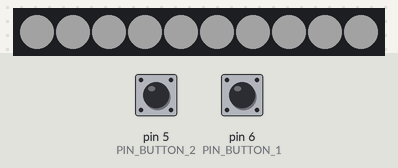
Bench run of a sketch on a simulated Arduino Nano, built with avr-gcc and run on an emulated ATmega328P. Shown: 10 RGB LEDs in strip order, left to right. The inputs (shaded band) are chosen by the test bench; at power-on: pin 5 (PIN_BUTTON_2) LOW, pin 6 (PIN_BUTTON_1) LOW. Dim RGB values are drawn brighter than linear; EEPROM starts erased.

Above: at 1.01 s.
1.3 s: pin 5 (PIN_BUTTON_2) pulled HIGH for 1 s
2.9 s: pin 6 (PIN_BUTTON_1) pulled HIGH for 3.2 s
At 6.3 s:
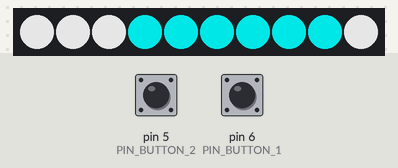
6.7 s: pin 5 (PIN_BUTTON_2) pulled HIGH for 0.15 s
At 7.22 s:
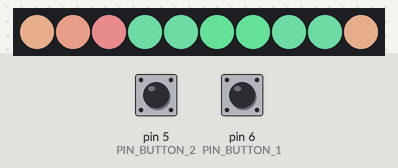
7.4 s: pin 6 (PIN_BUTTON_1) pulled HIGH for 0.15 s
At 7.83 s:
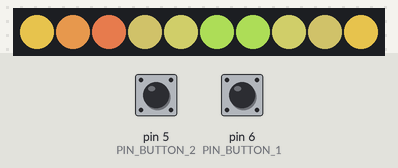
8.1 s: pin 6 (PIN_BUTTON_1) pulled HIGH for 1 s
At 9.36 s:
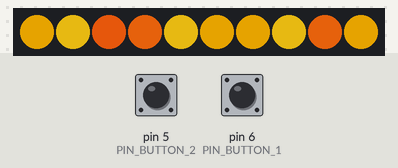
9.7 s: pin 5 (PIN_BUTTON_2) pulled HIGH for 0.15 s
At 11.22 s:
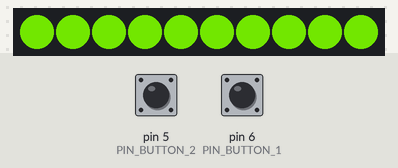
Timing chart, 0 to 11.4 s (numbered marks = the images above; inputs shaded):
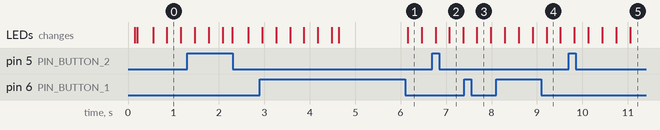

The sketch:

led_night_light.ino
```cpp
// (licence header left out)
#include <Arduino.h>
#include <Adafruit_NeoPixel.h>
#include <EEPROM.h>

/**
 * CONFIGURATION
 */

// Comment out this line to remove serial debugging
// #define SERIAL_DEBUG

// Buttons
#define PIN_BUTTON_1          6       // The button for changing color
#define PIN_BUTTON_2          5       // The button for changing mode
#define DEBOUNCE_DELAY        50      // A delay (ms) to wait to prevent phantom button presses

// LED Strip
#define PIN_LED_STRIP         7       // The GPIO Pin for the data line on the LED strip
#define NUM_LEDS              10      // The number of LEDs connected on the LED strip
#define LED_UPDATE_DELAY      8.3333  // 8.3333ms = ~120fps
#define LED_COLOR_GRADUATION  1       // How many color steps to graduate in a single update
#define PHASE_DURATION        1000    // How long each phase of a transition animation should last
#define LED_BRIGHTNESS_1      50      // LED Strip brightness level 1/5 (0-255)
#define LED_BRIGHTNESS_2      90      // LED Strip brightness level 2/5 (0-255)
#define LED_BRIGHTNESS_3      130     // LED Strip brightness level 3/5 (0-255)
#define LED_BRIGHTNESS_4      180     // LED Strip brightness level 4/5 (0-255)
#define LED_BRIGHTNESS_5      220     // LED Strip brightness level 5/5 (0-255)

// The various modes the light can be in
#define MODECOUNT 3               // Total number of modes available
#define MODE_UNIFIED 0            // All LEDs have the same color
#define MODE_COMPLEMENTARY 1      // Two solid complementary colors
#define MODE_RAIN 2               // Two cascading complementary colors


/**
 * Variables
 */

// A Simple struct type for describing RGB colors
struct RGB {
  byte r;
  byte g;
  byte b;
};

// Some variables for handling each of the buttons (arrays of 2 values)
byte btnPins[2] = {PIN_BUTTON_1, PIN_BUTTON_2};   // Just the Pins defined above in an array for each button
bool btnState[2] = {0, 0};                        // The current state of each button
bool lastBtnState[2] = {0, 0};                    // The previous state of each button
bool btnPressHandled[2] = {0, 0};                 // Whether the current read of a button should handle a button press
unsigned long lastBtnDebounceTime[2] = {0, 0};    // The last time a button debounce was checked
unsigned long btnDownStart[2] = {0, 0};           // The first moment in time a button press was detected

// Some variables for timing LED updates
unsigned long lastLEDUpdate = 0;      // The last time the LED strip was updated
unsigned long lastPhaseChange = 0;    // The last time the LED strip phase changed

// Convert the mode definitions into an array for iteration (i.e. cycling)
byte modes[MODECOUNT] = {
  MODE_UNIFIED,
  MODE_COMPLEMENTARY,
  MODE_RAIN
};

// Convert the brightness definitions into an array for iteration (i.e. cycling)
byte brightnessValues[5] = {
  LED_BRIGHTNESS_1,
  LED_BRIGHTNESS_2,
  LED_BRIGHTNESS_3,
  LED_BRIGHTNESS_4,
  LED_BRIGHTNESS_5,
};

// These are the colors the lights will cycle through
#define NUM_COLORS 8
RGB colors[NUM_COLORS] = {
  {255, 255, 255},  // White
  {255, 127, 0},    // Orange
  {255, 225, 0},    // Yellow
  {127, 255, 0},    // Lime Green
  {0, 255, 255},    // Aqua
  {127, 0, 255},    // Purple
  {230, 30, 110},   // Pink
  {255, 60, 40},    // Red
};

// These colors are the complementary colors for the primary colors
// Used in the complementary mode and the rain mode
RGB complementary_colors[NUM_COLORS] = {
  colors[4], // White: Aqua
  colors[2], // Orange: Yellow
  colors[7], // Yellow: Red
  colors[2], // Lime Green: Yellow
  colors[0], // Aqua: White
  colors[6], // Purple: Pink
  colors[5], // Pink: Purple
  colors[1], // Red: Orange
};

// The Complementary LED map tells the night light which LEDs are
// at the front and which LEDs are at the rear
#define COMPLEMENTARY_FRONT 0
#define COMPLEMENTARY_REAR 1
bool complementary_LED_map[NUM_LEDS] = {
  COMPLEMENTARY_FRONT,
  COMPLEMENTARY_FRONT,
  COMPLEMENTARY_FRONT,
  COMPLEMENTARY_REAR,
  COMPLEMENTARY_REAR,
  COMPLEMENTARY_REAR,
  COMPLEMENTARY_REAR,
  COMPLEMENTARY_REAR,
  COMPLEMENTARY_REAR,
  COMPLEMENTARY_FRONT
};

// The rain phase map indicates which LEDs have each phase of the rain
// animation. There are three phases (0-2) and each LED must be assigned a phase.
byte rain_phase_LED_map[NUM_LEDS] = { 0, 2, 1, 1, 2, 0, 0, 2, 1, 0 };

// The current mode that the light is in (Default = MODE_UNIFIED)
byte currentMode = MODE_UNIFIED;

// The input brightness level set by a button press (Default = Level 3)
byte inputBrightnessLevel = 3;

// The target brightness the code is aiming for (0-255)
byte targetBrightness = brightnessValues[inputBrightnessLevel];

// The actual brightness applied to the LEDs at the current time (0-255)
byte actualBrightness = brightnessValues[inputBrightnessLevel];

// The input color index set by a button press
int currentColorIndex = 0;

// The RGB color the code is aiming for based on the input color index
RGB targetColor[NUM_LEDS];

// The RGB color the strip is currently showing (as a frame in a transition)
RGB actualColor[NUM_LEDS];

// The phase of the rain that is currently showing
byte currentRainPhase = 0;

// A reference to the Adafruit NeoPixel Strip instance used to control the LED strip
Adafruit_NeoPixel strip = Adafruit_NeoPixel(NUM_LEDS, PIN_LED_STRIP, NEO_GRB + NEO_KHZ800);


/**
 * Setup
 */
void setup() {
  #ifdef SERIAL_DEBUG
  Serial.begin(9600);
  Serial.println("LED Night Light");
  #endif

  // Setup the GPIOs
  pinMode(PIN_BUTTON_1, INPUT);
  pinMode(PIN_BUTTON_2, INPUT);

  // Load the previous state from the EEPROM;
  loadState();

  // Initialise the LED Strip
  strip.begin();
}


/**
 * Loop
 */
void loop() {
  // Look for and respond to button presses
  checkButtons();

  // Update any phase that may be required for the current mode
  updatePhase();

  // Update the LED strip values based on current state data
  updateLEDs();
}


/**
 * Check and register button state changes
 */
void checkButtons() {
  // Read the current time that the device has been running (in milliseconds)
  unsigned long currentMillis = millis();

  // For each button
  for (byte i = 0; i < 2; i++) {
    int btnReading = digitalRead(btnPins[i]);

    // If the button reading has changed
    if (btnReading != lastBtnState[i]) {
      // Make node of the change as a debounce timestamp
      lastBtnDebounceTime[i] = currentMillis;
    }

    // If the appropriate amount of time has passed and the button is stable, register the change
    if ((currentMillis - lastBtnDebounceTime[i]) > DEBOUNCE_DELAY) {
      // if the button state has changed:
      if (btnReading != btnState[i]) {
        // Register the button state change (and for how long the button has been in its previous state)
        btnStateChange(i, btnReading, btnReading ? 0 : currentMillis - btnDownStart[i]);
      }
    }

    // Keep track of the reading for the next time around
    lastBtnState[i] = btnReading;
  }
}


/**
 * Fired when one of the button presses has passed the de-bounce check
 *
 * @param {byte} btnNumber          - the button that was pressed
 * @param {bool} newState           - whether the button is depressed or released
 * @param {unsigned long} duration  - for how long the button was in the previous state
 */
void btnStateChange(byte btnNumber, bool newState, unsigned long duration) {
  // Read the current time that the device has been running (in milliseconds)
  unsigned long currentMillis = millis();

  // Update the new state for the target button
  btnState[btnNumber] = newState;

  #ifdef SERIAL_DEBUG
  Serial.print("Button: ");
  Serial.print(btnNumber);
  Serial.print(" ");
  Serial.print(newState ? "DOWN" : "UP");
  #endif

  // Button is Down
  if (newState) {
    #ifdef SERIAL_DEBUG
    Serial.println("");
    #endif

    btnDownStart[btnNumber] = currentMillis;
    btnPressHandled[btnNumber] = 0;
  }

  // Button is Up
  else {
    #ifdef SERIAL_DEBUG
    Serial.print(" ");
    Serial.print(duration);
    Serial.println("ms");
    #endif

    btnDownStart[btnNumber] = 0;

    // Button 0 released while button 1 not pressed
    if ((btnNumber == 0) && (btnState[1] == 0) && (btnPressHandled[0] == 0)) {
      cycleColor();
    }

    // Button 1 released while button 0 not pressed
    else if ((btnNumber == 1) && (btnState[0] == 0) && (btnPressHandled[1] == 0)) {
      cycleMode();
    }

    // Button 1 released while button 0 held (increase brightness)
    else if ((btnNumber == 1) && (btnState[0] == 1) && btnPressHandled[1] == 0) {
      // Don't action button 0 when released
      btnPressHandled[0] = 1;
      incBrightness();
    }
  }
}


/**
 * Write the current settings to the programmable memory (EEPROM)
 */
void saveState() {
  EEPROM.write(0, currentMode);
  EEPROM.write(1, inputBrightnessLevel);
  EEPROM.write(2, currentColorIndex);
}


/**
 * Read the current settings from the programmable memory (EEPROM)
 */
void loadState() {
  currentMode = EEPROM.read(0) == 255 ? currentMode : EEPROM.read(0);

  inputBrightnessLevel = EEPROM.read(1) == 255 ? inputBrightnessLevel : EEPROM.read(1);
  targetBrightness = brightnessValues[inputBrightnessLevel];
  actualBrightness = 0;

  currentColorIndex = EEPROM.read(2) == 255 ? currentColorIndex : EEPROM.read(2);
  for (uint16_t i = 0; i < NUM_LEDS; i++) {
    actualColor[i] = {0, 0, 0};
  }

  #ifdef SERIAL_DEBUG
  Serial.println("Loaded previous state:");
  Serial.print("  - Mode: ");
  Serial.println(currentMode);
  Serial.print("  - Brightness: ");
  Serial.println(inputBrightnessLevel);
  Serial.print("  - Color: ");
  Serial.println(currentColorIndex);
  #endif
}


/**
 * Increment the current brightness
 */
void incBrightness() {
  byte newBrightness = inputBrightnessLevel + 1;
  if (newBrightness > 4) {
    newBrightness = 0;
  }
  inputBrightnessLevel = newBrightness;
  targetBrightness = brightnessValues[inputBrightnessLevel];

  #ifdef SERIAL_DEBUG
  Serial.print("Brightness: ");
  Serial.println(inputBrightnessLevel);
  #endif

  // Make sure the new value is stored incase we lose power
  saveState();
}


/**
 * Increment the current mode
 */
void cycleMode() {
  byte newMode = currentMode + 1;
    if (newMode >= MODECOUNT) {
    newMode = 0;
  }
  currentMode = newMode;

  #ifdef SERIAL_DEBUG
  Serial.print("Mode: ");
  Serial.println(currentMode);
  #endif

  // Make sure the new value is stored incase we lose power
  saveState();
}


/**
 * Respond to a button press and cycle the color
 */
void cycleColor() {
  byte newColorIndex = currentColorIndex + 1;
  if (newColorIndex >= NUM_COLORS) {
    newColorIndex = 0;
  }
  currentColorIndex = newColorIndex;

  #ifdef SERIAL_DEBUG
  Serial.print("Input Color: ");
  Serial.println(currentColorIndex);
  #endif

  // Make sure the new value is stored incase we lose power
  saveState();
}


/**
 * For those modes which require cycling, this method
 * updates the phase.
 */
void updatePhase() {
  // Read the current time that the device has been running (in milliseconds)
  unsigned long currentMillis = millis();

  // Rain Mode
  if (currentMode == MODE_RAIN) {
    if ((currentMillis - lastPhaseChange) > PHASE_DURATION) {
      lastPhaseChange = currentMillis;
      currentRainPhase += 1;
      if (currentRainPhase > 2) {
        currentRainPhase = 0;
      }
    }
  }
}


/**
 * Take the current LED colors and apply them to the strip
 */
void updateLEDs() {
  // Read the current time that the device has been running (in milliseconds)
  unsigned long currentMillis = millis();

  // Don't update the LEDs any more frequently than specified
  if ((currentMillis - lastLEDUpdate) > LED_UPDATE_DELAY) {

    // Do something different depending on the current mode
    switch (currentMode) {

      // All colors are the same as the input color
      case MODE_UNIFIED:
        for (uint16_t i = 0; i < NUM_LEDS; i++) {
          targetColor[i] = colors[currentColorIndex];
        }
        break;

      // Complementary Mode
      case MODE_COMPLEMENTARY:
        // Primary LEDs
        for (uint16_t i = 0; i < NUM_LEDS; i++) {
          if (complementary_LED_map[i] == COMPLEMENTARY_FRONT) {
            targetColor[i] = colors[currentColorIndex];
          } else {
            targetColor[i] = complementary_colors[currentColorIndex];
          }
        }
        break;

      // Rain Mode
      case MODE_RAIN:
        byte primaryPhase = currentRainPhase;
        byte secondaryPhase = currentRainPhase + 1;
        byte tertiaryPhase = currentRainPhase + 2;

        if (secondaryPhase > 2) {
          secondaryPhase = (secondaryPhase - 3);
        }
        if (tertiaryPhase > 2) {
          tertiaryPhase = (tertiaryPhase - 3);
        }

        for (uint16_t i = 0; i < NUM_LEDS; i++) {
          // Primary LEDs
          if (rain_phase_LED_map[i] == primaryPhase) {
            targetColor[i] = colors[currentColorIndex];
          }

          // Secondary LEDs
          else if (rain_phase_LED_map[i] == secondaryPhase) {
            targetColor[i] = halfwayBetweenColors(colors[currentColorIndex], complementary_colors[currentColorIndex]);
          }

          // Tertiary LEDs
          else if (rain_phase_LED_map[i] == tertiaryPhase) {
            targetColor[i] = complementary_colors[currentColorIndex];
          }
        }
        break;
    }

    // Begin the next block of code assuming that none of the LEDs have changed in any way
    bool somethingChanged = 0;

    // Check that each of the target colors match the actual colors and if not, graduate to them
    for (uint16_t i = 0; i < NUM_LEDS; i++) {
      if (
        actualColor[i].r != targetColor[i].r ||
        actualColor[i].g != targetColor[i].g ||
        actualColor[i].b != targetColor[i].b
      ) {
        // We now know that something has changed and we will need to apply new values to the strip
        somethingChanged = 1;

        // perform the linear graduation
        int newR = actualColor[i].r;
        int newG = actualColor[i].g;
        int newB = actualColor[i].b;

        if (newR < targetColor[i].r) {
          newR = constrain((newR + LED_COLOR_GRADUATION), 0, targetColor[i].r);
        } else if (newR > targetColor[i].r) {
          newR = constrain((newR - LED_COLOR_GRADUATION), targetColor[i].r, 255);
        }

        if (newG < targetColor[i].g) {
          newG = constrain((newG + LED_COLOR_GRADUATION), 0, targetColor[i].g);
        } else if (newG > targetColor[i].g) {
          newG = constrain((newG - LED_COLOR_GRADUATION), targetColor[i].g, 255);
        }

        if (newB < targetColor[i].b) {
          newB = constrain((newB + LED_COLOR_GRADUATION), 0, targetColor[i].b);
        } else if (newB > targetColor[i].b) {
          newB = constrain((newB - LED_COLOR_GRADUATION), targetColor[i].b, 255);
        }

        // Construct the RGB value from its components
        actualColor[i] = { byte(newR), byte(newG), byte(newB) };

        // Send the value to the strip
        strip.setPixelColor(i, strip.Color(actualColor[i].r, actualColor[i].g, actualColor[i].b));
      }
    }

    // Check that the target brightness matches the actual brightness
    if (targetBrightness != actualBrightness) {
      // We now know that something has changed and we will need to apply new values to the strip
      somethingChanged = 1;

      // perform the brightness graduation
      int newBrightness = actualBrightness;
      if (newBrightness < targetBrightness) {
        newBrightness = constrain((newBrightness + LED_COLOR_GRADUATION), 0, targetBrightness);
      } else {
        newBrightness = constrain((newBrightness - LED_COLOR_GRADUATION), targetBrightness, 255);
      }
      actualBrightness = newBrightness;

      // Send the value to the strip
      strip.setBrightness(actualBrightness);
    }

    // Update the actual LED Strip only if a pixel RGB value or brightness changed
    if (somethingChanged) {
      strip.show();
    }

    // This helps us maintain our desired frame rate
    lastLEDUpdate = currentMillis;
  }
}


/**
 * Get the RGB of a color halfway between two colors
 *
 * @param {RGB} A   - the first color
 * @param [RGB} B   - the second color
 */
RGB halfwayBetweenColors(RGB A, RGB B) {
  RGB result = A;

  if (A.r < B.r) {
    result.r = A.r + ((B.r - A.r) / 2);
  } else if (A.r > B.r) {
    result.r = B.r + ((A.r - B.r) / 2);
  }

  if (A.g < B.g) {
    result.g = A.g + ((B.g - A.g) / 2);
  } else if (A.g > B.g) {
    result.g = B.g + ((A.g - B.g) / 2);
  }

  if (A.b < B.b) {
    result.b = A.b + ((B.b - A.b) / 2);
  } else if (A.b > B.b) {
    result.b = B.b + ((A.b - B.b) / 2);
  }

  return result;
}
```

Measured:
- after the input at 7.4 s, the LEDs: change after 0.28 s (image 3)
